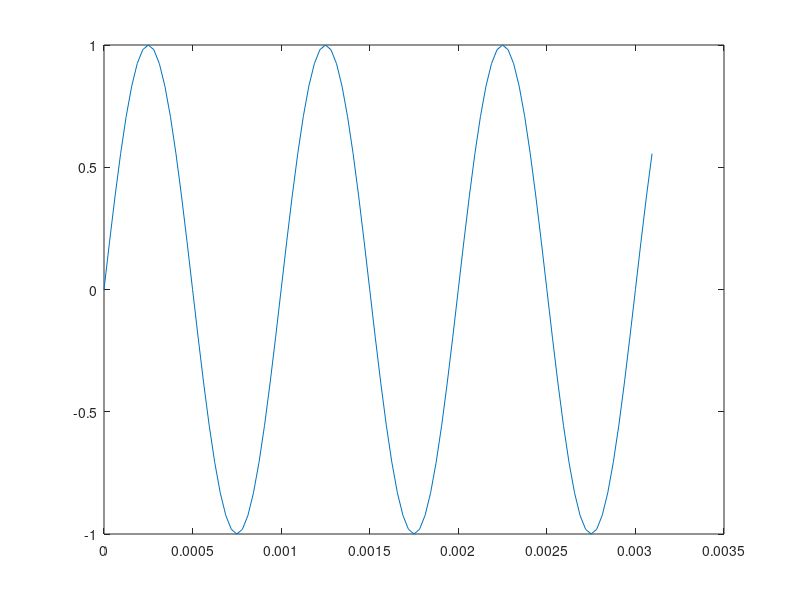

MATLAB code to generate this figure: (Note: this script raises an error after producing the figure.)
% Parameters
amplitude = 1;
frequency = 1000;  % Hz
duration = 10;     % seconds
sample_rate = 32000;  % Hz

% Generate time array
t = 0:1/sample_rate:duration-1/sample_rate;

% Generate sine wave
signal0 = amplitude * sin(2 * pi * frequency * t);

figure;
plot(t(1:100), signal0(1:100));

%%
% Hann window
window_size = 256;
win = hann(window_size);

% STFT computation
[Zxx, f, t, P] = spectrogram(signal0, win, 0, window_size, sample_rate, 'psd');

% Create spectrogram plot
figure;
pcolor(t, f, abs(P));
shading flat;
ylabel('Frequency [Hz]');
xlabel('Time [sec]');
colorbar;
title('Spectrogram');

% Display maximum value
fprintf('Maximum absolute value in Zxx: %.6f\n', max(abs(P(:))));

%%
% Direct energy calculation for comparison
energy_direct = sum(abs(signal0(1:window_size)).^2) / sample_rate;
fprintf('Direct Energy: %f\n', energy_direct);

energy_direct_full = sum(abs(signal0).^2) / sample_rate;
fprintf('Direct Energy Full: %f\n', energy_direct_full);

%%
df = f(2) - f(1);  % frequency resolution
dt = t(2) - t(1);  % time resolution

% Energy calculation
energy_stft = sum(abs(P(:,1))) * df * dt;
fprintf('STFT Energy: %f\n', energy_stft);

energy_full = sum(sum(abs(P),2) * df) * dt;
fprintf('STFT Energy FULL: %f\n', energy_full);


